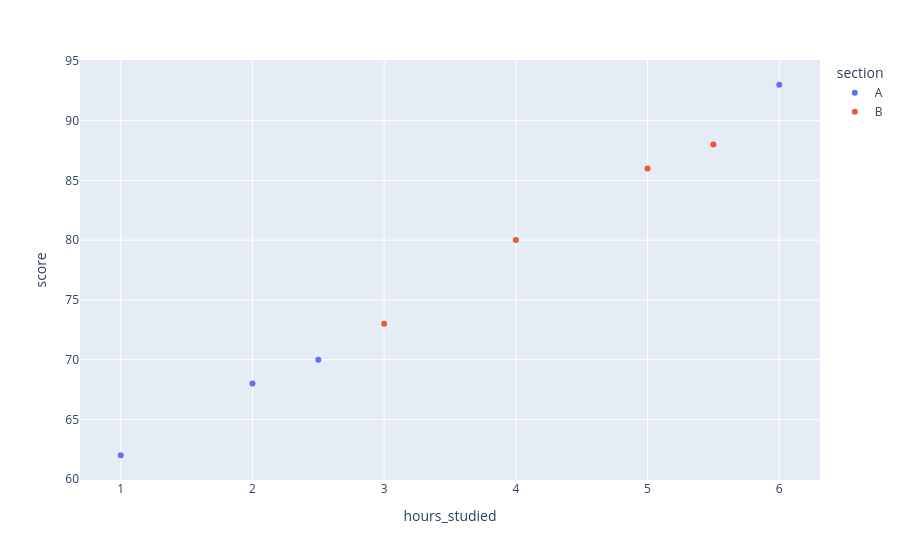

Here is the notebook cell this chart was saved with:
### Code cell
df = pd.DataFrame({
    "hours_studied": [1, 2, 2.5, 3, 4, 5, 5.5, 6],
    "score": [62, 68, 70, 73, 80, 86, 88, 93],
    "section": ["A", "A", "A", "B", "B", "B", "B", "A"]
})

fig = px.scatter(df, x="hours_studied", y="score", color="section")
fig.show()

### Figure 1 — Plotly figure (JSON) as saved in the notebook; plotly's stock layout.template omitted (floating-point values rounded to 4 significant figures)
{"data": [{"hovertemplate": "section=A<br>hours_studied=%{x}<br>score=%{y}<extra></extra>", "legendgroup": "A", "marker": {"color": "#636efa", "symbol": "circle"}, "mode": "markers", "name": "A", "orientation": "v", "showlegend": true, "type": "scatter", "x": [1.0, 2.0, 2.5, 6.0], "xaxis": "x", "y": [62, 68, 70, 93], "yaxis": "y"}, {"hovertemplate": "section=B<br>hours_studied=%{x}<br>score=%{y}<extra></extra>", "legendgroup": "B", "marker": {"color": "#EF553B", "symbol": "circle"}, "mode": "markers", "name": "B", "orientation": "v", "showlegend": true, "type": "scatter", "x": [3.0, 4.0, 5.0, 5.5], "xaxis": "x", "y": [73, 80, 86, 88], "yaxis": "y"}], "layout": {"legend": {"title": {"text": "section"}, "tracegroupgap": 0}, "margin": {"t": 60}, "xaxis": {"anchor": "y", "domain": [0, 1], "title": {"text": "hours_studied"}}, "yaxis": {"anchor": "x", "domain": [0, 1], "title": {"text": "score"}}}}
